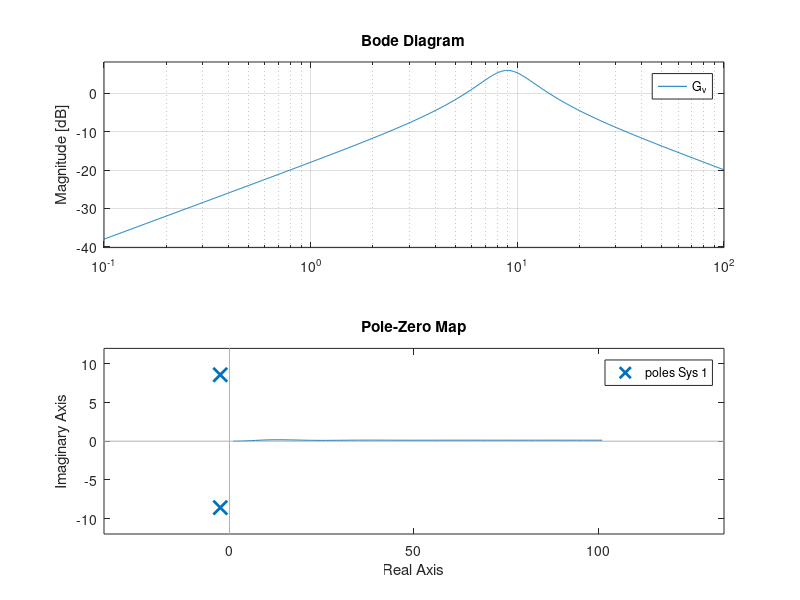

Here is the MATLAB script that generated this plot:
    %Lab 1  Exercise 2

%%Speed as the output
num = [1,0];
den = [0.1,0.5,8];

G_v = tf(num,den)

%%%Bode diagram
bode(G_v);grid

%%%Step response
t = 0:0.02:2;
SR = step(G_v);
plot(SR);grid
xlabel('t/s'), title('Step Response')

%%% Pole, zero plot
pzmap(zpk(G_v));grid

%% postion as output
num_p = [1];
G_p = tf(num_p,den)

%%%Bode diagram
bode(G_v);grid

%%%Step response
t = 0:0.02:2;
SR = step(G_p);
plot(SR);grid
xlabel('t/s'), title('Step Response')

%%% Pole, zero plot
pzmap(zpk(G_p));grid
G = zpk(G_p)

% Gss = ss(G_v)
% gain = G.k